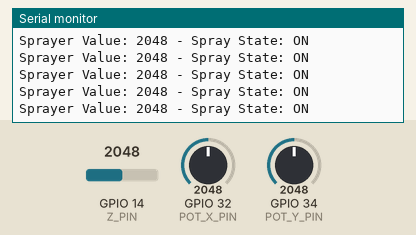
A sketch run on a simulated ESP32. Parts: the last lines printed to the serial monitor. The inputs (shaded band) are chosen by the test bench; at power-on: GPIO 14 (Z_PIN) = 2048, GPIO 32 (POT_X_PIN) = 2048, GPIO 34 (POT_Y_PIN) = 2048.

Above: at 1.2 s.
1.3 s: GPIO 14 (Z_PIN) set to 2364
At 1.34 s:
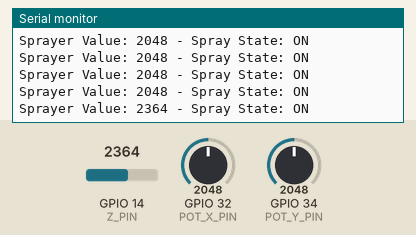
2.8 s: GPIO 14 (Z_PIN) set to 2444
At 2.86 s:
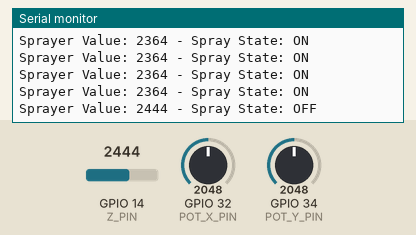

The sketch:

controller.ino
```cpp
#include <WiFi.h>
#include <esp_now.h>

// Replace with receiver MAC address
uint8_t receiverMAC[] = {0x38, 0x18, 0x2b, 0x8b, 0xab, 0x20};

#define POT_X_PIN 32  // Left-Right
#define POT_Y_PIN 34  // Forward-Backward
#define Z_PIN 14      // Sprayer potentiometer

// === Calibration Values ===
const int CENTER_X = 1953;
const int CENTER_Y = 1936;

// Direction thresholds (calibrated)
const int FORWARD_THRESHOLD = 2100;
const int BACKWARD_THRESHOLD = 1800;
const int RIGHT_THRESHOLD = 3100;
const int LEFT_THRESHOLD = 1100;

// Sprayer threshold
const int SPRAY_ON_THRESHOLD = 2400;

typedef struct struct_message {
  bool forward;
  bool backward;
  bool left;
  bool right;
  bool stop;
  bool spray;
} struct_message;

struct_message dataToSend;

void setup() {
  Serial.begin(115200);
  WiFi.mode(WIFI_STA);

  if (esp_now_init() != ESP_OK) {
    Serial.println("ESP-NOW init failed!");
    return;
  }

  esp_now_peer_info_t peerInfo = {};
  memcpy(peerInfo.peer_addr, receiverMAC, 6);
  peerInfo.channel = 0;
  peerInfo.encrypt = false;

  if (esp_now_add_peer(&peerInfo) != ESP_OK) {
    Serial.println("Failed to add peer");
    return;
  }

  Serial.println("ESP-NOW Sender Ready");
}

void loop() {
  int xVal = analogRead(POT_X_PIN); // Left-Right
  int yVal = analogRead(POT_Y_PIN); // Forward-Backward
  int zVal = analogRead(Z_PIN);     // Sprayer

  // Default state
  dataToSend = {false, false, false, false, true, false};

  // Calibrated direction checks
  if (yVal > FORWARD_THRESHOLD) {
    dataToSend.forward = true;
    dataToSend.stop = false;
  } else if (yVal < BACKWARD_THRESHOLD) {
    dataToSend.backward = true;
    dataToSend.stop = false;
  }

  if (xVal > RIGHT_THRESHOLD) {
    dataToSend.right = true;
    dataToSend.stop = false;
  } else if (xVal < LEFT_THRESHOLD) {
    dataToSend.left = true;
    dataToSend.stop = false;
  }

  // Sprayer control - fixed logic
  dataToSend.spray = (zVal < SPRAY_ON_THRESHOLD); // Only activate when below threshold

  // Debug output
  Serial.print("Sprayer Value: ");
  Serial.print(zVal);
  Serial.print(" - Spray State: ");
  Serial.println(dataToSend.spray ? "ON" : "OFF");

  esp_now_send(receiverMAC, (uint8_t *)&dataToSend, sizeof(dataToSend));
  delay(50); // Adjust responsiveness if needed
}
```

Measured:
- the behaviour switches between 2399 and 2400 on GPIO 14 (Z_PIN) (found by bisection; images 1 and 2)
- after the input at 1.3 s, the serial monitor: prints a new line at once (image 1)
- after the input at 2.8 s, the serial monitor: prints a new line after 0.05 s (image 2)
